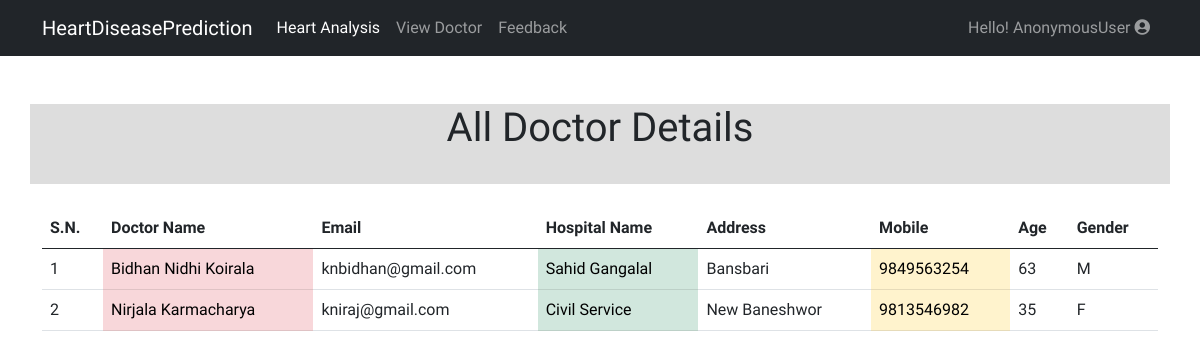
Page /DoctorList/ on the earlier database version.
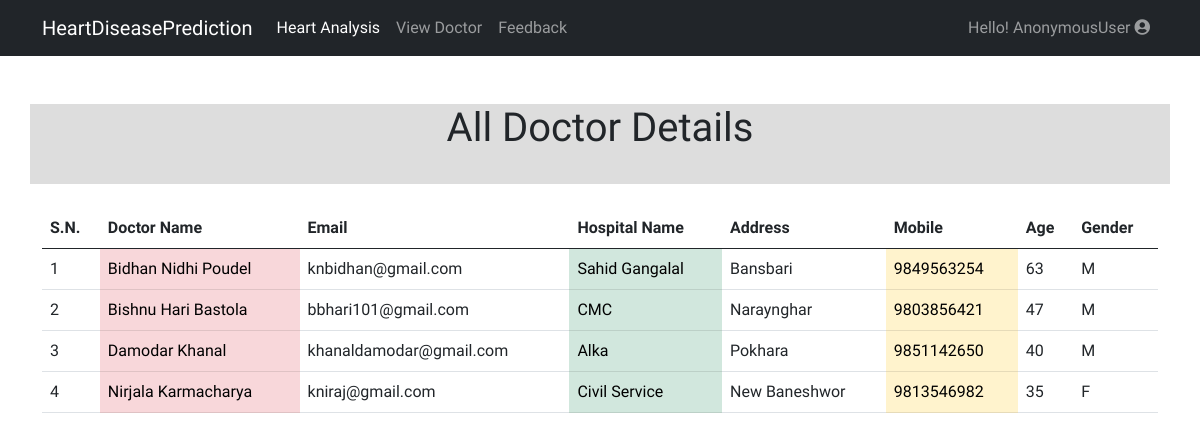
Same page on the later database version.
### prediction/models.py (models this page shows, shortened)
class Doctor(models.Model):
    boolChoice = (
        ("M", "Male"), ("F", "Female")
    )
    name = models.CharField(max_length=50)
    email = models.EmailField()
    address = models.CharField(max_length=50)
    mobile = models.CharField(max_length=12)
    age = models.IntegerField()
    hospital_name = models.CharField(max_length=100, blank=True, null=True)
    gender = models.CharField(max_length=1, choices=boolChoice)

### prediction/views.py (the view)
# urls.py: path('DoctorList/', DoctorList, name='DoctorList'),
def DoctorList(request):
    all_lists = Doctor.objects.all().order_by('name')
    return render(request, 'doctor_list.html', {'posts': all_lists})

### templates/doctor_list.html (shortened to what this page needs)
{% extends 'base.html' %} {% block body %}
<nav
  class="navbar navbar-expand-lg navbar-dark bg-dark"
  style="top: 0; position: sticky"
>
  <div class="container">
    <a href="{% url 'home' %}" class="navbar-brand">HeartDiseasePrediction</a>
    <div class="collapse navbar-collapse" id="navbarSupportedContent">
      <ul class="navbar-nav me-auto mb-2 mb-lg-0">
        <li class="nav-item">
          <a class="nav-link active" aria-current="page" href="{% url 'home' %}"
            >Heart Analysis</a
          >
        </li>
        <li class="nav-item">
          <a class="nav-link" href="{% url 'DoctorList'%}">View Doctor</a>
        </li>
        <li class="nav-item">
          <a class="nav-link" href="#">Feedback</a>
        </li>
      </ul>
      <ul class="navbar-nav">
        <li class="nav-item dropdown">
          <a
            class="nav-link dropdown-toggle"
            role="button"
            data-bs-toggle="dropdown"
            aria-expanded="false"
          >
            <div class="white-color hover-orange size-24px">
              <span> Hello! {{ user }}</span>
              <i class="fa fa-user-circle"></i>
            </div>
          </a>
        </li>
      </ul>
    </div>
  </div>
</nav>
<div class="jumbotron jumbotron-fluid mt-5">
  <div class="container jumbo">
    <h1 class="display-6">All Doctor Details</h1>
  </div>
</div>
<div class="container form mt-4">
  <div class="col-12">
    <table class="table table-hover">
      <thead>
        <tr>
          <th scope="col"><b>S.N.</b></th>
          <th scope="col"><b>Doctor Name</b></th>
          <th scope="col"><b>Email</b></th>
          <th scope="col"><b>Hospital Name</b></th>
          <th scope="col"><b>Address</b></th>
          <th scope="col"><b>Mobile</b></th>
          <th scope="col"><b>Age</b></th>
          <th scope="col"><b>Gender</b></th>
        </tr>
      </thead>
      <tbody>
        {% for post in posts %}
        <tr>
          <th scope="row">{{forloop.counter}}</th>
          <td class="table-danger">{{post.name}}</td>
          <td>{{post.email}}</td>
          <td class="table-success">{{post.hospital_name}}</td>
          <td>{{post.address}}</td>
          <td class="table-warning">{{post.mobile}}</td>
          <td>{{post.age}}</td>
          <td>{{post.gender}}</td>
        </tr>
        {% endfor %}
      </tbody>
    </table>
  </div>
</div>
{% endblock %}

Differences in the rows shown:
changed Doctor "knbidhan@gmail.com": name "Bidhan Nidhi Koirala" → "Bidhan Nidhi Poudel"
added Doctor: name "Bishnu Hari Bastola", email "bbhari101@gmail.com", hospital_name "CMC", address "Naraynghar", mobile "9803856421", age "47", gender "M"
added Doctor: name "Damodar Khanal", email "khanaldamodar@gmail.com", hospital_name "Alka", address "Pokhara", mobile "9851142650", age "40", gender "M"
